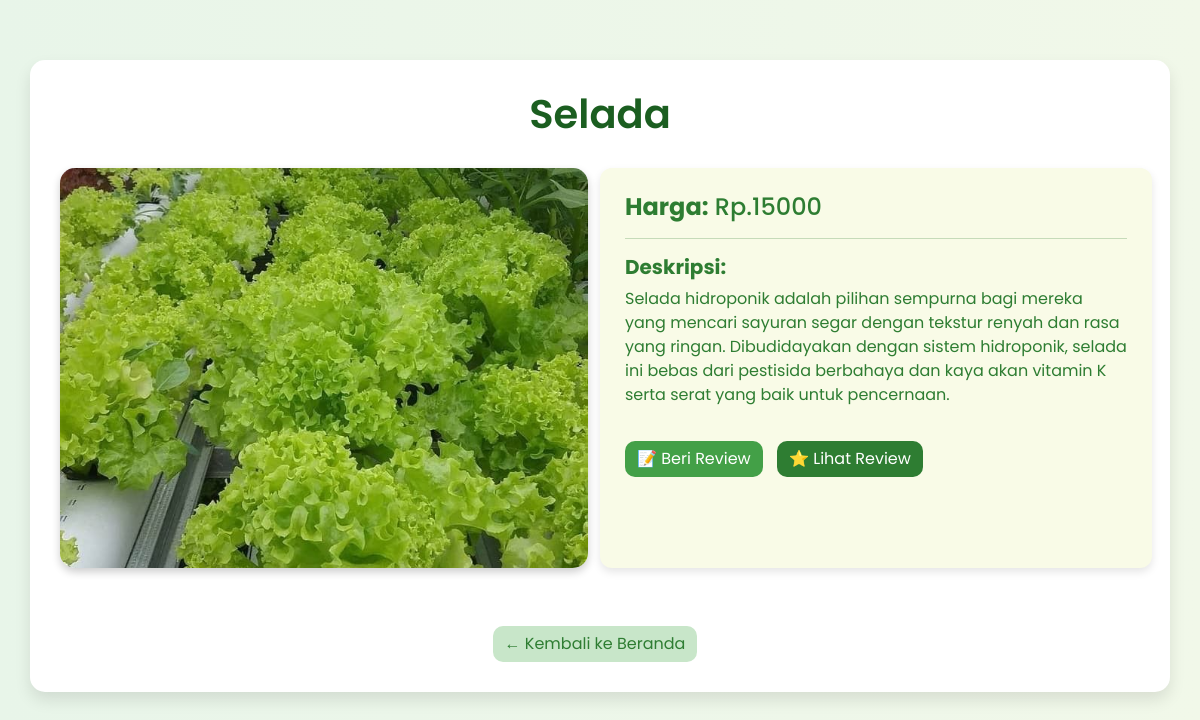
The app's page /informasi.php?id_book=book_4cefa404-30db-11f0-b74f-7cd30a82ec7f with its own data.
### tables this page shows
CREATE TABLE `crud_041_book` (
  `id` int(11) NOT NULL,
  `title` varchar(255) NOT NULL,
  `price` int(100) DEFAULT NULL,
  `genre` varchar(100) NOT NULL,
  `description` text DEFAULT NULL,
  `image_url` varchar(255) DEFAULT NULL,
  `review_page_url` varchar(255) DEFAULT NULL,
  `id_book` varchar(255) DEFAULT NULL
);

### informasi.php (the view, shortened to what this page needs)
<?php
include 'database/db.php';
if (isset($_GET['id_book'])) {
    $id_book = $_GET['id_book'];
    $query = "SELECT * FROM crud_041_book WHERE id_book = '$id_book'";
    $result = mysqli_query($conn, $query);
    $data = mysqli_fetch_assoc($result);
} else {
    echo "ID tidak ditemukan.";
    exit;
}
?>
<!DOCTYPE html>
<html lang="id">
<head>
    <link href="https://cdn.jsdelivr.net/npm/bootstrap@5.0.2/dist/css/bootstrap.min.css" rel="stylesheet">
</head>
<body>
<div class="container">
    <h1 class="text-center title"><?= htmlspecialchars($data['title']) ?></h1>
    <div class="row mt-4">
        <div class="col-md-6">
            <img src="<?= htmlspecialchars($data['image_url']) ?>" alt="<?= htmlspecialchars($data['title']) ?>" class="image-detail">
        </div>
        <div class="col-md-6 desc-box">
            <h4><strong>Harga:</strong> Rp.<?= htmlspecialchars($data['price']) ?></h4>
            <hr>
            <h5><strong>Deskripsi:</strong></h5>
            <p><?= nl2br(htmlspecialchars($data['description'])) ?></p>
            <div class="mt-4">
                <a href="form.php?id_book=<?= urlencode($data['id_book']) ?>" class="btn btn-success">📝 Beri Review</a>
                <a href="Review.php?id_book=<?= urlencode($data['id_book']) ?>" class="btn btn-primary">⭐ Lihat Review</a>
            </div>
        </div>
    </div>
    <div class="text-center back-btn mt-5">
        <a href="Beranda.php" class="btn btn-secondary">← Kembali ke Beranda</a>
    </div>
</div>
</body>
</html>

### informasi.php (style rules this page uses)
body { background: linear-gradient(to right, #e8f5e9, #f1f8e9); font-family: 'Poppins', sans-serif; color: #2e7d32; }
.container { margin-top: 60px; background-color: white; padding: 30px; border-radius: 15px; box-shadow: 0 8px 16px rgba(0, 0, 0, 0.1); }
.image-detail { width: 100%; height: 400px; object-fit: cover; border-radius: 15px; box-shadow: 0 4px 8px rgba(0,0,0,0.2); }
.desc-box { background-color: #f9fbe7; padding: 25px; border-radius: 12px; box-shadow: 0 4px 8px rgba(0,0,0,0.1); }
h1.title { color: #1b5e20; font-weight: 600; margin-bottom: 30px; }
.btn { margin-right: 10px; margin-top: 10px; border-radius: 10px; }
.btn-success { background-color: #43a047; border: none; }
.btn-primary { background-color: #2e7d32; border: none; }
.btn-secondary { background-color: #c8e6c9; color: #2e7d32; border: none; }

### records on screen
crud_041_book: title "Selada", image_url (picture), price "15000", description "Selada hidroponik adalah pilihan sempurna bagi mereka yang mencari sayuran segar dengan tekstur renyah dan rasa yang ringan. Dibudidayakan dengan sistem hidroponik, selada ini bebas dari pestisida berbahaya dan kaya akan vitamin K serta serat yang baik untuk pencernaan."
